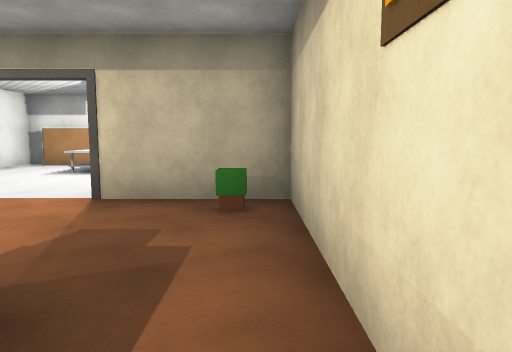
[1] (above)

21 first-person views from a walk through a scene from a Unity 3-D project. The camera is 1.5 m above the floor, tilts 6° down and sees 70° across. Doors are open. The floor is counted in squares, 2 m on a side. Each view is taken from the middle of a square. On the plan, view 1 faces up. The plan holds only what a view shows up to about 11 squares ahead; the rest is blank. The place goes on beyond the plan. Surface patterns are stand-ins for the level's own textures.

[2]
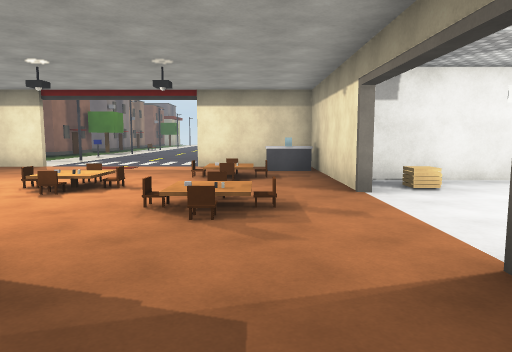

[3]
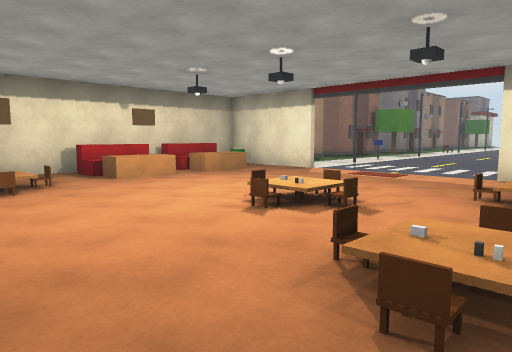

[4]
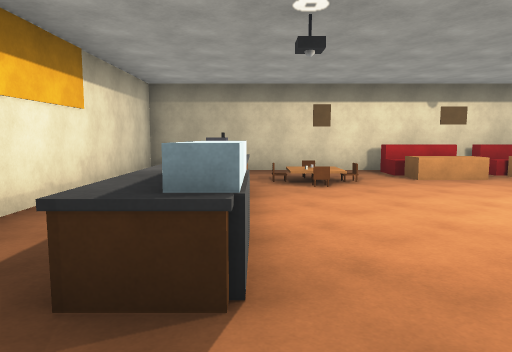

[5]
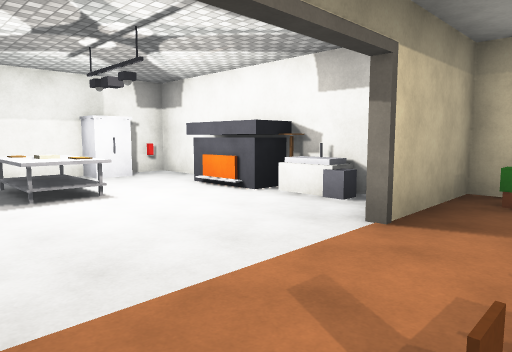

[6]
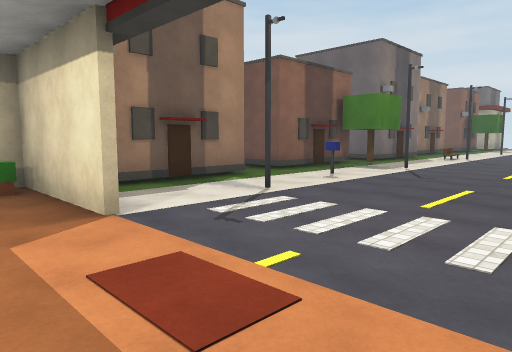

[7]
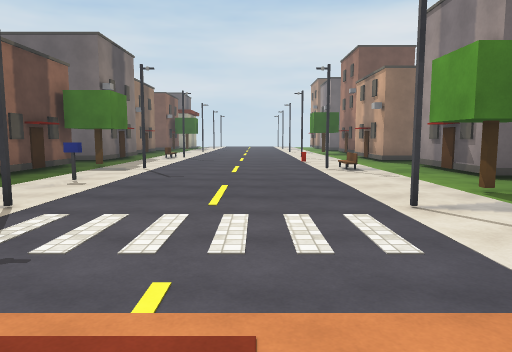

[8]
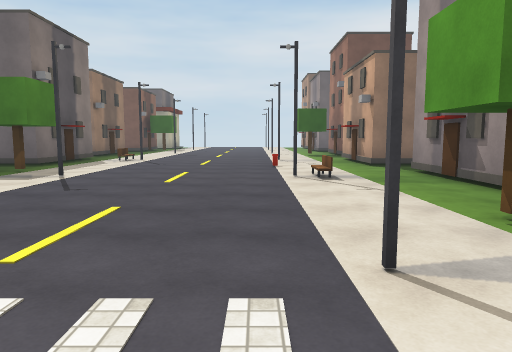

[9]
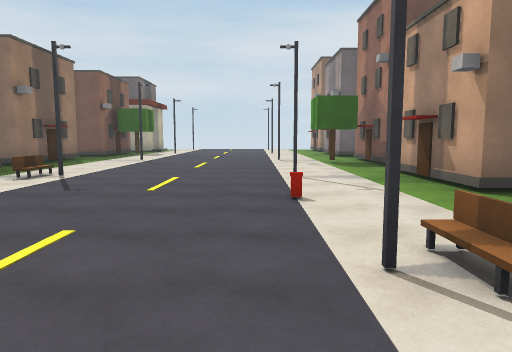

[10]
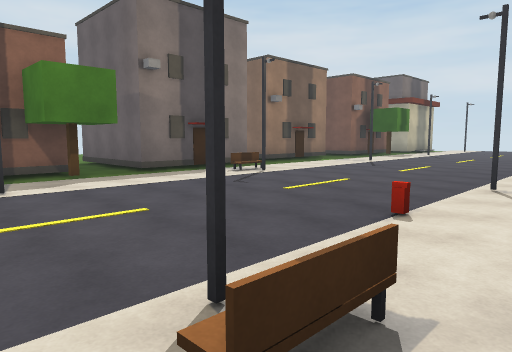

[11]
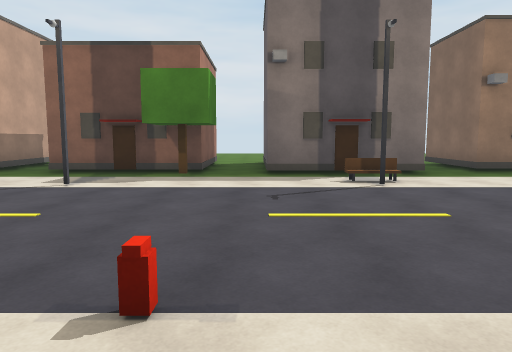

[12]
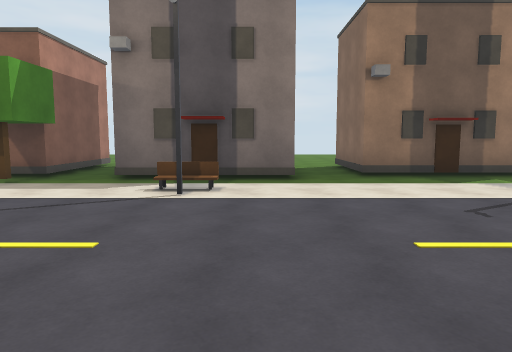

[13]
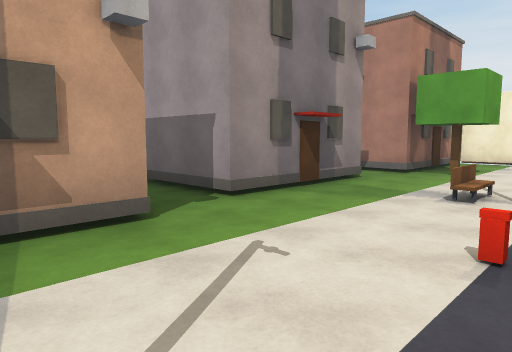

[14]
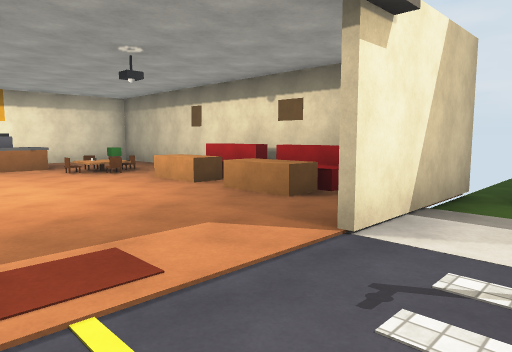

[15]
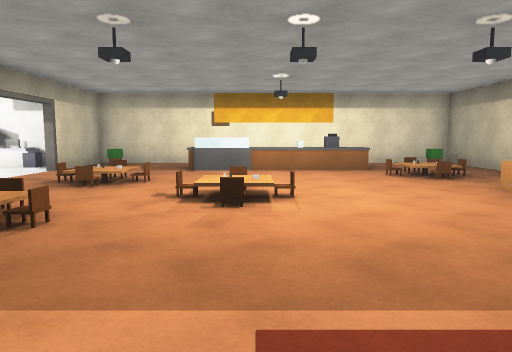

[16]
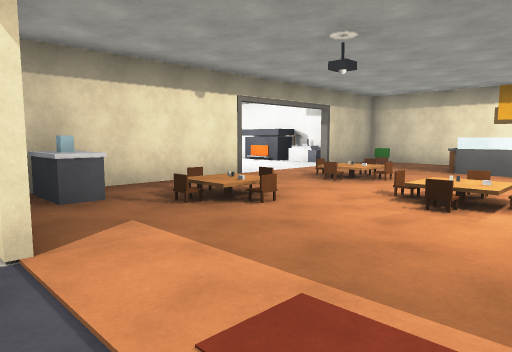

[17]
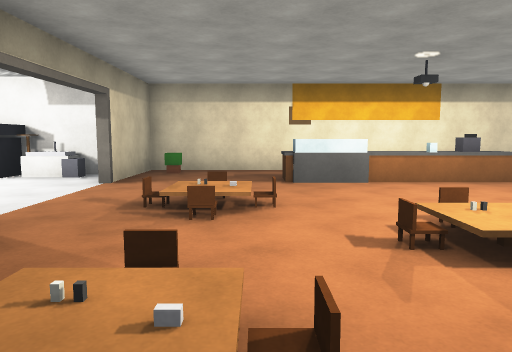

[18]
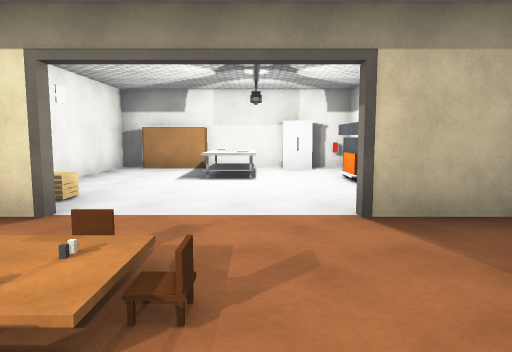

[19]
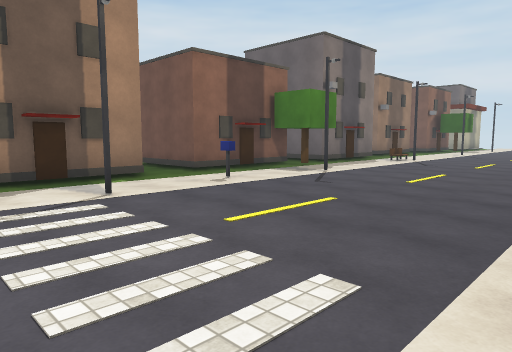

[20]
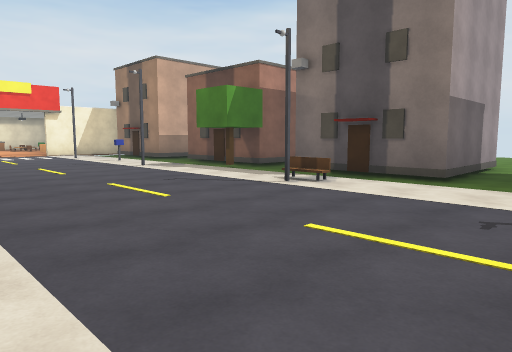

[21]
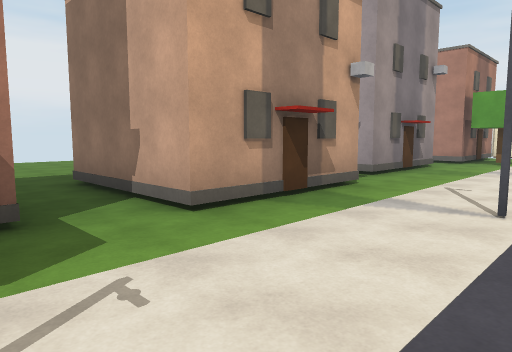

### Floor plan
Key: @ floor where view 1 was taken; # wall or solid block; . main floor; - floor 0.25 m lower than the main floor; / step, stairs or slope; D open door; ^ raised ledge; O other object.
Columns run from 26 left of view 1 to 1 right of it. Each row starts with its distance up from view 1.
 13    --
 12   ---
 11   --               ########
 10   --               #.## OO#
  9   --               #..^^..#
  8  --                #..^^.##
  7  --#   -#          #.....##
  6  --#   -#    #     #.....O#
  5 #--###--###--### ####DDDDO##
  4 -------------O---OO..DDDD.O#
  3 .................#.O..O....#
  2 ....#..O.O....#..#./../....#
  1 ........................O^.#
  0 ....................O...^^@#
 -1 ........................O^.#
 -2 ........................^O.#
 -3 ....O....#..O.#..#.....O...#
 -4 --------O--------#OOOO.....#
 -5 ---###-------###-O^^^^....O#
 -6 #--###--###--#  -###########
 -7 #--###--###--#
 -8 #--###--###  #
 -9  --

Positions as (right, up) in squares from view 1, and headings:
1: (0, 0), facing up
2: (0, 3), facing left
3: (-2, 3), facing down-left
4: (-2, 3), facing down
5: (-5, 3), facing up-right
6: (-8, 1), facing down-left
7: (-8, 0), facing left
8: (-10, 1), facing left
9: (-15, 1), facing left
10: (-16, 3), facing down-left
11: (-20, 3), facing down
12: (-23, 2), facing down
13: (-22, 1), facing up-right
14: (-11, 0), facing down-right
15: (-10, 0), facing right
16: (-10, -1), facing up-right
17: (-8, 2), facing right
18: (-3, 1), facing up
19: (-10, 2), facing down-left
20: (-26, 2), facing down-right
21: (-26, 1), facing up-right
